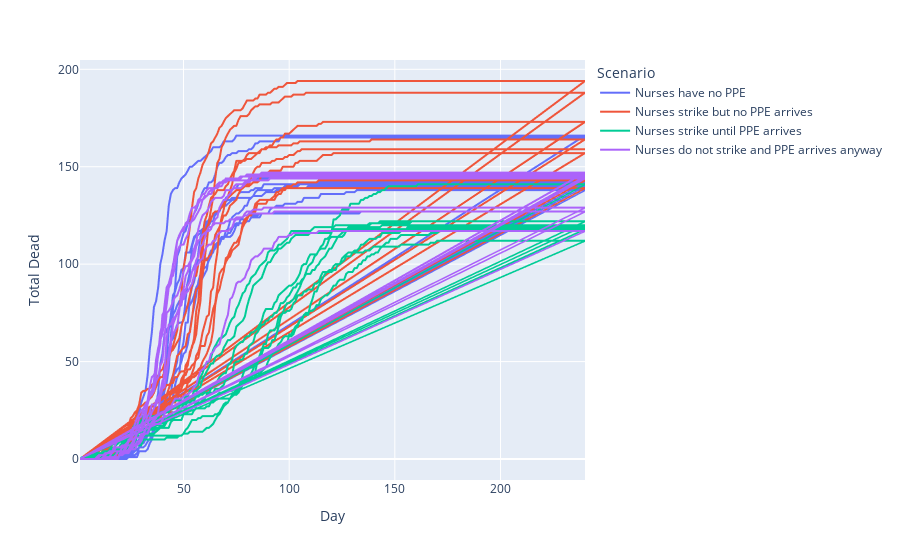

The notebook cell saved with this chart:
### Markdown cell above
When we plot Day versus Total Dead for the four scenarios on a line graph, it is difficult to see the general trend.

### Code cell
px.line(dfMaster, x="Day", y="Total Dead", color="Scenario")

### Figure 1 — Plotly figure (JSON) as saved in the notebook; plotly's stock layout.template omitted (floating-point values rounded to 4 significant figures; data arrays with more than 128 entries replaced by an {"elided": "..."} marker saying what was removed)
{"data": [{"hoverlabel": {"namelength": 0}, "hovertemplate": "Scenario=Nurses have no PPE<br>Day=%{x}<br>Total Dead=%{y}", "legendgroup": "Nurses have no PPE", "line": {"color": "#636efa", "dash": "solid"}, "mode": "lines", "name": "Nurses have no PPE", "showlegend": true, "type": "scattergl", "x": {"elided": "1920 int values"}, "xaxis": "x", "y": {"elided": "1920 int values"}, "yaxis": "y"}, {"hoverlabel": {"namelength": 0}, "hovertemplate": "Scenario=Nurses strike but no PPE arrives<br>Day=%{x}<br>Total Dead=%{y}", "legendgroup": "Nurses strike but no PPE arrives", "line": {"color": "#EF553B", "dash": "solid"}, "mode": "lines", "name": "Nurses strike but no PPE arrives", "showlegend": true, "type": "scattergl", "x": {"elided": "1920 int values"}, "xaxis": "x", "y": {"elided": "1920 int values"}, "yaxis": "y"}, {"hoverlabel": {"namelength": 0}, "hovertemplate": "Scenario=Nurses strike until PPE arrives<br>Day=%{x}<br>Total Dead=%{y}", "legendgroup": "Nurses strike until PPE arrives", "line": {"color": "#00cc96", "dash": "solid"}, "mode": "lines", "name": "Nurses strike until PPE arrives", "showlegend": true, "type": "scattergl", "x": {"elided": "1920 int values"}, "xaxis": "x", "y": {"elided": "1920 int values"}, "yaxis": "y"}, {"hoverlabel": {"namelength": 0}, "hovertemplate": "Scenario=Nurses do not strike and PPE arrives anyway<br>Day=%{x}<br>Total Dead=%{y}", "legendgroup": "Nurses do not strike and PPE arrives anyway", "line": {"color": "#ab63fa", "dash": "solid"}, "mode": "lines", "name": "Nurses do not strike and PPE arrives anyway", "showlegend": true, "type": "scattergl", "x": {"elided": "1920 int values"}, "xaxis": "x", "y": {"elided": "1920 int values"}, "yaxis": "y"}], "layout": {"legend": {"title": {"text": "Scenario"}, "tracegroupgap": 0}, "margin": {"t": 60}, "xaxis": {"anchor": "y", "domain": [0, 1], "title": {"text": "Day"}}, "yaxis": {"anchor": "x", "domain": [0, 1], "title": {"text": "Total Dead"}}}}
